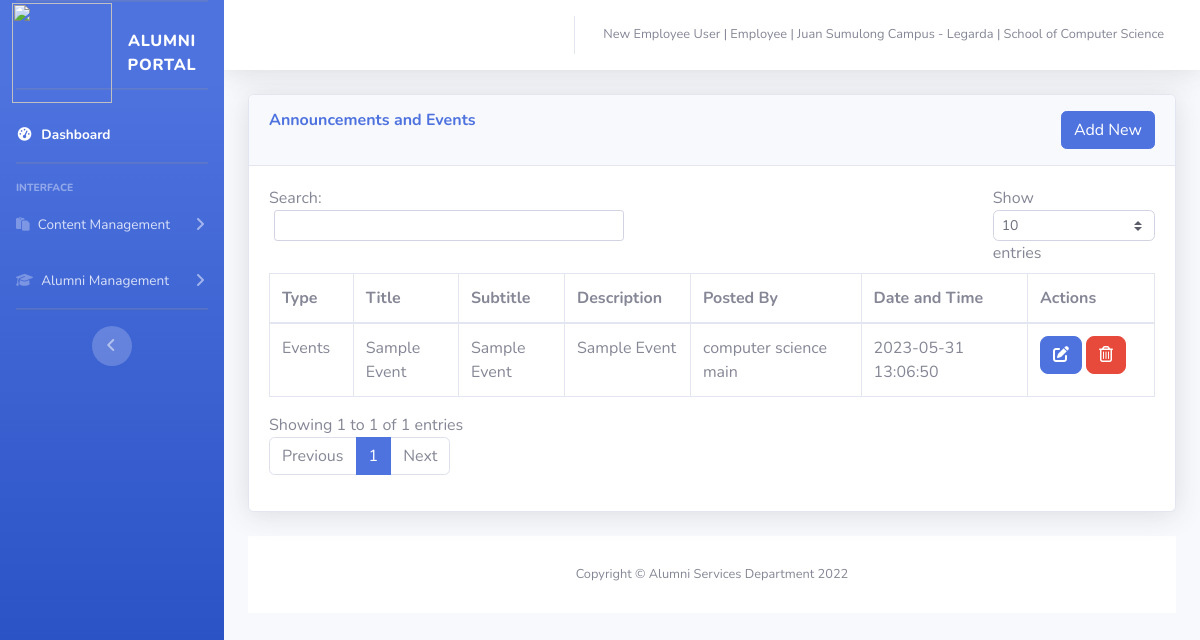
/alumni-portal/admin/announcement.php (signed in), run on the app's committed database.
### tables this page shows
CREATE TABLE `accounts` (
  `Id` int(11) NOT NULL,
  `IdNumber` int(11) NOT NULL,
  `Username` varchar(200) NOT NULL,
  `Password` varchar(200) NOT NULL,
  `FirstName` varchar(200) NOT NULL,
  `LastName` varchar(200) NOT NULL,
  `MiddleName` varchar(200) NOT NULL,
  `Email` varchar(200) NOT NULL,
  `ContactNumber` varchar(200) NOT NULL,
  `BranchId` int(11) NOT NULL,
  `DepartmentId` int(11) NOT NULL,
  `AddedDate` date NOT NULL,
  `userData` text NOT NULL
);

CREATE TABLE `branch` (
  `Id` int(11) NOT NULL,
  `Name` varchar(200) NOT NULL,
  `Address` varchar(200) NOT NULL,
  `AddedDate` date NOT NULL
);

CREATE TABLE `departments` (
  `id` int(11) NOT NULL,
  `Name` varchar(200) NOT NULL,
  `Description` varchar(200) NOT NULL,
  `AddedDate` int(11) NOT NULL,
  `branch_id` int(11) NOT NULL
);

CREATE TABLE `events` (
  `id` int(11) NOT NULL,
  `Title` varchar(50) NOT NULL,
  `Subtitle` varchar(50) NOT NULL,
  `Description` varchar(50) NOT NULL,
  `Image` text NOT NULL,
  `CreatedDate` varchar(50) NOT NULL,
  `CreatedUser` varchar(50) NOT NULL,
  `UserType` varchar(50) NOT NULL,
  `TypeOfContent` varchar(50) NOT NULL,
  `location` varchar(50) NOT NULL,
  `specialization` varchar(50) NOT NULL,
  `course` int(6) NOT NULL,
  `AllowPost` varchar(50) NOT NULL
);

### alumni-portal/admin/security.php (called while the page is built, shortened)
<?php
include "../dbconfig.php";
if (!$_SESSION['username']) {
    header('Location: ../login.php');
} else {
    $username = $_SESSION['username'];
    $query = "SELECT *, accounts.id as Accounts_ID, branch.Name as Branch_Name, branch.Address as Branch_Address, departments.Name as Department_Name
            FROM accounts
            left join branch
            on accounts.BranchID = branch.id
            left join departments
            on accounts.DepartmentId = departments.id
            where Username ='$username'";
    $query_run = mysqli_query($connection, $query);
    $user = mysqli_fetch_array($query_run);
}

### alumni-portal/admin/announcement.php (the view, shortened to what this page needs)
<?php
include('security.php');
include('../includes/header.php');
include('../includes/navbar.php');
include "../dbconfig.php";
?>
<div class="container-fluid">
    <div class="card shadow mb-4">
        <div class="card-header py-3">
            <h6 class="m-0 font-weight-bold text-primary">
                Announcements and Events
                <button type="button" class="btn btn-primary float-end" data-toggle="modal" data-target="#addadminprofile">
                    Add New
                </button>
        </div>
        <div class="card-body">
            <div class="table-responsive">
                <?php
                $query = "SELECT * FROM events left join accounts on events.CreatedUser = accounts.Id where TypeOfContent !='Jobs' AND AllowPost ='Approved' AND Usertype !='Alumni'";
                $query_run = mysqli_query($connection, $query);
                ?>
                <table class="table table-hover table-bordered dataTableASC" id="dataTable" width="100%" cellspacing="0">
                    <thead>
                        <tr>
                            <th>Type</th>
                            <th>Title</th>
                            <th>Subtitle</th>
                            <th>Description</th>
                            <th>Posted By</th>
                            <th>Date and Time</th>
                            <th>Actions</th>
                        </tr>
                    </thead>
                    <tbody>
                        <?php
                        if (mysqli_num_rows($query_run) > 0) {
                            while ($row = mysqli_fetch_assoc($query_run)) {
                        ?>
                                <tr>
                                    <td> <?php echo $row['TypeOfContent']; ?> </td>
                                    <td> <?php echo $row['Title']; ?> </td>
                                    <td> <?php echo $row['Subtitle']; ?> </td>
                                    <td> <?php echo $row['Description']; ?> </td>
                                    <td> <?php echo $row['FirstName'] . " " . $row['MiddleName'] . " " . $row['LastName']; ?> </td>
                                    <td> <?php echo $row['CreatedDate']; ?> </td>
                                    <td>
                                        <div class="btn-group">
                                            <button data-id="<?php echo $row['id']; ?>" data-title="<?php echo $row['Title']; ?>" data-subtitle="<?php echo $row['Subtitle']; ?>" data-user="<?php echo $row['CreatedUser']; ?>" data-date="<?php echo $row['CreatedDate']; ?>" data-type="<?php echo $row['TypeOfContent']; ?>" data-description="<?php echo $row['Description']; ?>" data-file="<?php echo $row['Image']; ?>" style='border-radius: 8px;  margin-right: 5px;' class="btn btn-primary edit_btn" data-toggle="modal" data-target="#updateadminprofile"> <i class="fas fa-edit"></i></button>
                                            <button type="button" style='border-radius: 8px;' class="btn btn-danger delete" data-toggle="modal" data-target="#confirmModal" data-id="<?php echo $row['id']; ?>">
                                                <i class="far fa-trash-alt"></i>
                                            </button>
                                        </div>
                                    </td>
                                </tr>
                        <?php
                            }
                        } else {
                            echo "No Record Found";
                        }
                        ?>
                    </tbody>
                </table>
            </div>
        </div>
    </div>
    <?php
    include('../includes/footer.php');
    ?>

### alumni-portal/includes/navbar.php (shortened to what this page needs)
<?php
if ($user['userData'] === "Employee") {
    $redirect = "employeeIndex.php";
} else {
    $display = "unset";
    $redirect = "index.php";
}
?>
<ul class="navbar-nav bg-gradient-primary sidebar sidebar-dark accordion" id="accordionSidebar">
    <a class="sidebar-brand d-flex align-items-center justify-content-center" href="<?php echo $redirect; ?>">
        <img width="100px" height="100" src="https://th.bing.com/th/id/R.e0b43ac42a832763d30954bc510dcf97?rik=Bwytg72ugln8%2fw&riu=http%3a%2f%2farellano.edu.ph%2finternational%2fsites%2fdefault%2ffiles%2fArellano+hi-res_0.png&ehk=dapCxV1dCduGu4W%2fk00HOBHg0oG4e7yytLO16b7%2fBEg%3d&risl=&pid=ImgRaw&r=0" />
        <div class="sidebar-brand-text mx-3">ALUMNI PORTAL</div>
    </a>
    <hr class="sidebar-divider ">
    <li class="nav-item active">
        <a class="nav-link" href="<?php echo $redirect; ?>">
            <i class="fas fa-fw fa-tachometer-alt"></i>
            <span>Dashboard</span></a>
    </li>
    <hr class="sidebar-divider">
    <div class="sidebar-heading">
        Interface
    </div>
    <li class="nav-item">
        <a class="nav-link collapsed" href="announcement.php" data-toggle="collapse" data-target="#collapseContent" aria-expanded="true" aria-controls="collapseContent">
            <i class="fa fa-clipboard"></i>
            <span>Content Management</span>
        </a>
    </li>
    <li class="nav-item">
        <a class="nav-link collapsed" href="alumni.php" data-toggle="collapse" data-target="#collapseUtilities" aria-expanded="true" aria-controls="collapseUtilities">
            <i class="fa fa-graduation-cap"></i>
            <span>Alumni Management</span>
        </a>
    </li>
    <hr class="sidebar-divider d-none d-md-block">
    <div class="text-center d-none d-md-inline">
        <button class="rounded-circle border-0" id="sidebarToggle"></button>
    </div>
</ul>
<div id="content-wrapper" class="d-flex flex-column">
    <div id="content">
        <nav class="navbar navbar-expand navbar-light bg-white topbar mb-4 static-top shadow">
            <ul class="navbar-nav ml-auto">
                <li class="nav-item dropdown no-arrow">
                    <a class="nav-link dropdown-toggle" href="#" id="userDropdown" role="button" data-toggle="dropdown" aria-haspopup="true" aria-expanded="false">
                        <span class="mr-2 d-none d-lg-inline text-gray-600 small">
                            <?php
                            if ($user['userData'] === "Employee") {
                                echo $user['FirstName'] . " " . $user['MiddleName'] . " " . $user['LastName'] . " | " . $user['userData'] . " | " . $user['Branch_Name'] . " - " . $user['Branch_Address'] . " | " . $user['Department_Name'];
                            } else {
                                echo $user['FirstName'] . " " . $user['MiddleName'] . " " . $user['LastName'] . " | " . $user['userData'] . " | Alumni Serivce Department";
                            }
                            ?>
                        </span>
                    </a>
                </li>
            </ul>
        </nav>

### data on the page
accounts: FirstName "New", MiddleName "Employee", LastName "User", userData "Employee", BranchId.Name "Juan Sumulong Campus", BranchId.Address "Legarda", DepartmentId.Name "School of Computer Science"
events: TypeOfContent "Events", Title "Sample Event", Subtitle "Sample Event", Description "Sample Event", accounts.FirstName "computer", accounts.MiddleName "science", accounts.LastName "main", CreatedDate "2023-05-31 13:06:50"
